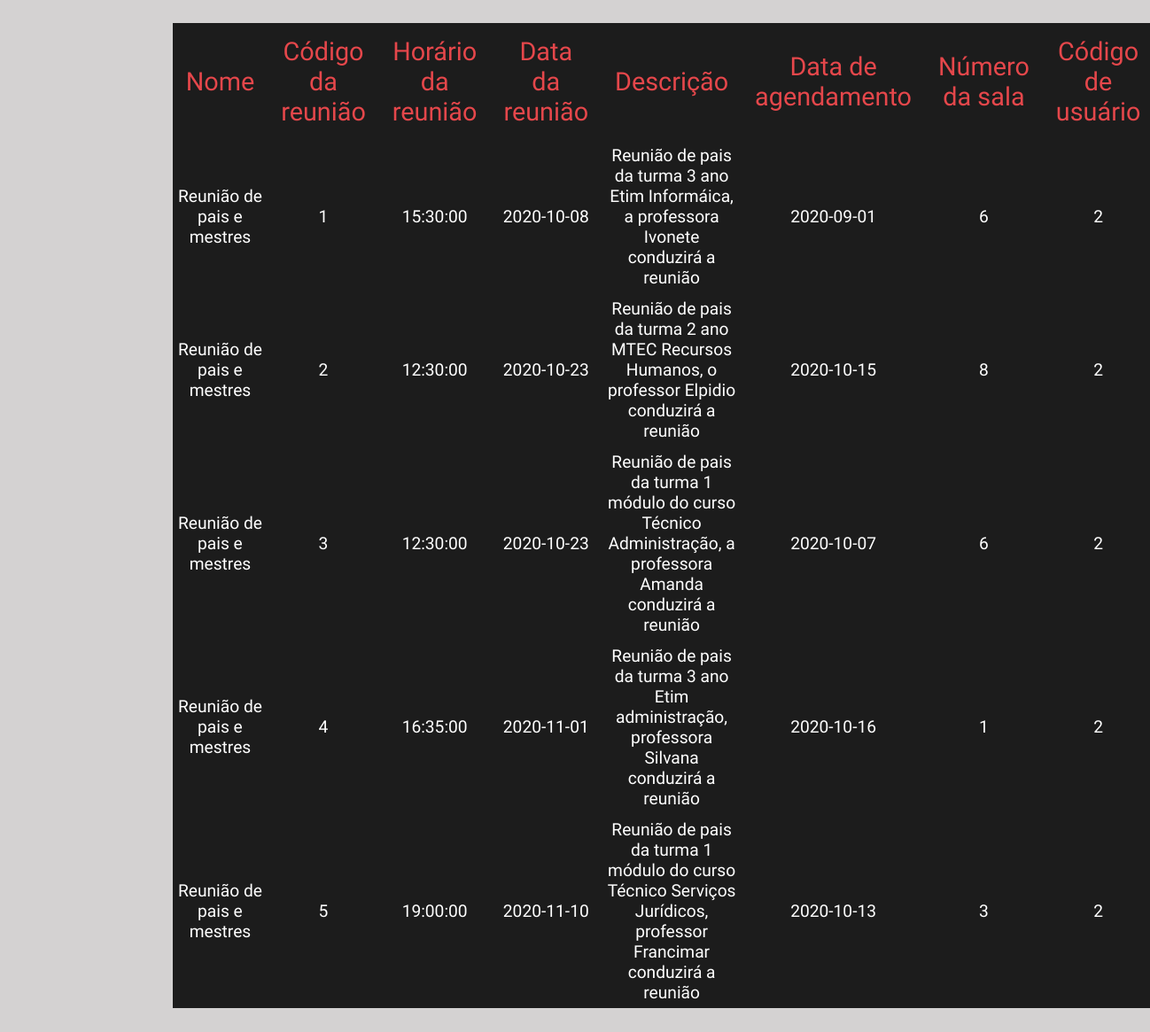
The page /rotinas/reunioes/PesqReuniao.php on the database as committed earlier.
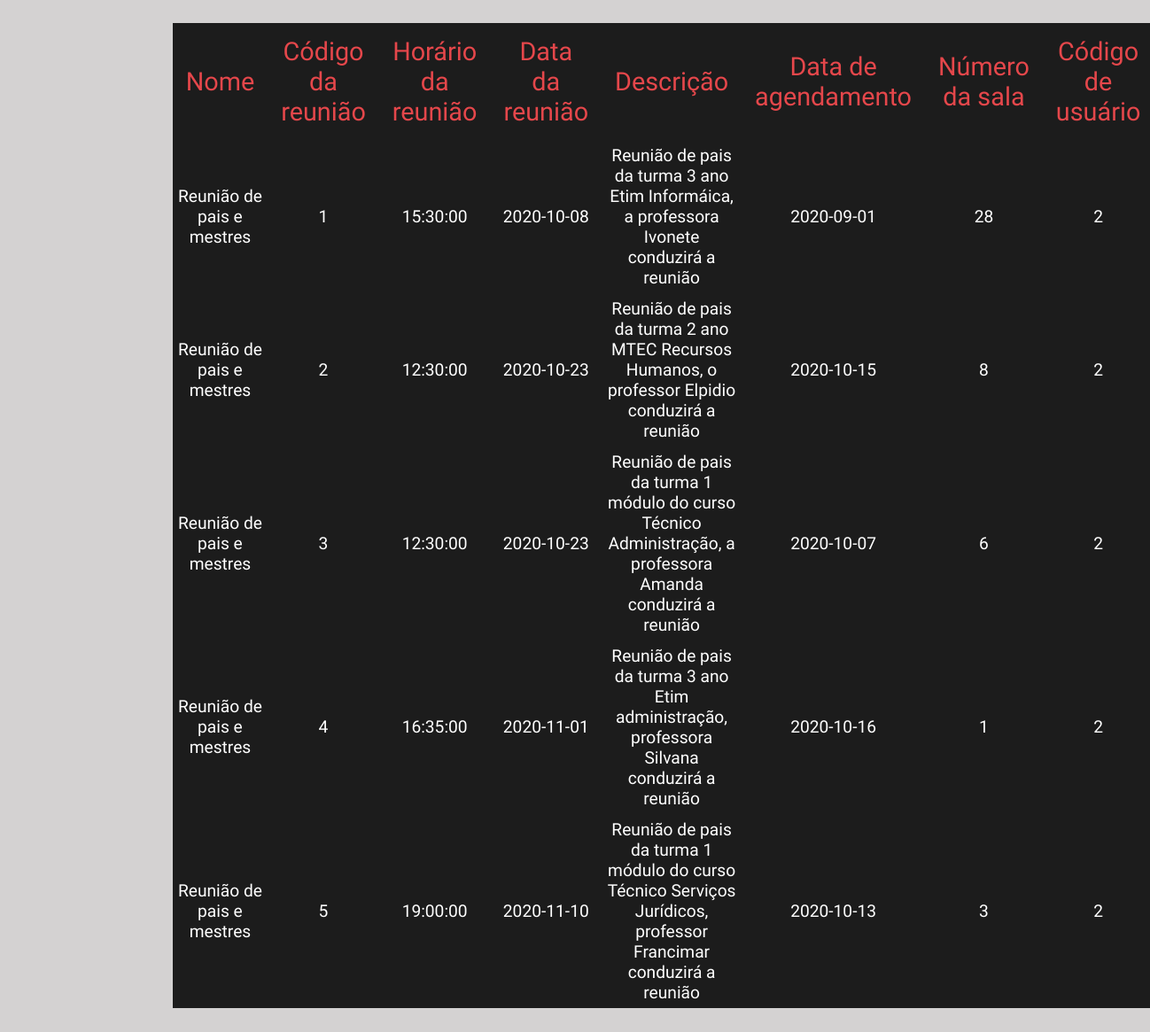
The same page on the database as committed later.
### tables this page shows
CREATE TABLE `reunioes` (
  `cod_reuniao` int(11) NOT NULL,
  `horario_reuniao` time NOT NULL,
  `data_reuniao` date NOT NULL,
  `descricao` varchar(250) NOT NULL,
  `nome` varchar(50) NOT NULL,
  `data_agendamento` date NOT NULL,
  `num_sala` int(11) NOT NULL,
  `cod_usuario` int(11) NOT NULL
);

### rotinas/reunioes/PesqReuniao.php (the view, shortened to what this page needs)
	<!DOCTYPE html>
<html lang="pt-br">
	<head>
		<link rel="stylesheet" href="../../css/pesquisas.css">
		<link rel="stylesheet" href="https://maxcdn.bootstrapcdn.com/font-awesome/4.5.0/css/font-awesome.min.css">
		<link rel = "stylesheet" href = "https://use.fontawesome.com/releases/v5.5.0/css/all.css">
	</head>
	<body>
		<?php
			include 'config.php';
			include 'mysqlexecuta.php';
			$con = conectar();
			$ReuniaoNome = $_POST["Nome"];
			$sql = "SELECT * FROM reunioes where nome like '$ReuniaoNome%' order by nome";
			$res = mysqlexecuta($con,$sql);
			$quant = (mysql_num_rows($res));
			if ($quant==0){
				echo "Reunião não cadastrada";
			}
			else{
		?>
			<table>
				<tr id="titulo">
					<th>Nome</th>
					<th>Código da reunião</th>
					<th>Horário da reunião</th>
					<th>Data da reunião</th>
					<th>Descrição</th>
					<th>Data de agendamento</th>
					<th>Número da sala</th>
					<th>Código de usuário</th>
				</tr>
		<?php
			while ($row = mysql_fetch_array($res))
			{
		?>
					<tr>
						<td><?php echo $row['nome'];?></td>
						<td><?php echo $row['cod_reuniao'];?></td>
						<td><?php echo $row['horario_reuniao'];?></td>
						<td><?php echo $row['data_reuniao'];?></td>
						<td><?php echo $row['descricao'];?></td>
						<td><?php echo $row['data_agendamento'];?></td>
						<td><?php echo $row['num_sala'];?></td>
						<td><?php echo $row['cod_usuario'];?></td>
					</tr>
		<?php
			}
		}
		?>
		</table>
	</body>
</html>

### rotinas/reunioes/config.php (shortened to what this page needs)
<html>
<head>
</head>
<body >
</body>
</html>

### rotinas/reunioes/mysqlexecuta.php (shortened to what this page needs)
<html lang="pt-br">
<head>
</head>
<body>
<?php
	function mysqlexecuta($id,$sql,$erro = 1){
		if(!($res = @mysql_query($sql,$id))){
			if($erro)
				echo "Ocorreu um erro na excução do Comando SQL no banco de dados. Favor Contactar o Administrador";
				echo "<br> Comando: ".$sql."Id: ".$id;
				exit;
		}
		return $res;
	}
?>
</body>
</html>

### css/pesquisas.css (style rules this page uses)
* { margin: 0; padding: 0; box-sizing: border-box; font-family: 'Yanone Kaffeesatz', sans-serif; color:#fff; border:none; font-size:100%; }
body { background:#d4d2d2; }
table, th, td { border:none; border-collapse: collapse; }
table { width:70%; text-align: center; margin-left:15%; font-size:1.2em; margin-bottom:5%; margin-top:2%; border-radius: 10px; }
tr { text-align: center; height: 35px; background-color: #1c1c1c; }
td { padding:6px; }
th { color:#e5474b; background-color: #1c1c1c; font-weight: 100; font-size:1.5em; padding:15px; }

Rows that differ between the two databases and show on the page:
changed reunioes id 1: num_sala "6" → "28"
